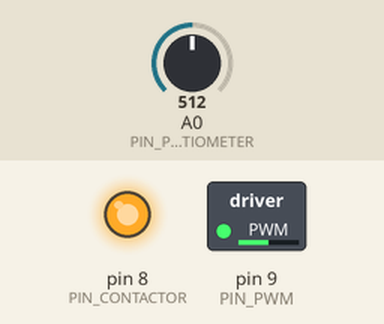
This sketch was run on a simulated Arduino Uno, built with avr-gcc and run on an emulated ATmega328P. Shown: switched loads named in the sketch (green lamp = pin HIGH), output pins drawn as LEDs (lit = HIGH). Inputs (shaded band) come from the test bench; at power-on: A0 (PIN_POTENTIOMETER) = 512. What the sketch prints to the serial monitor is not drawn.

Above: at 2.2 s.
2.3 s: A0 (PIN_POTENTIOMETER) set to 716
At 2.9 s:
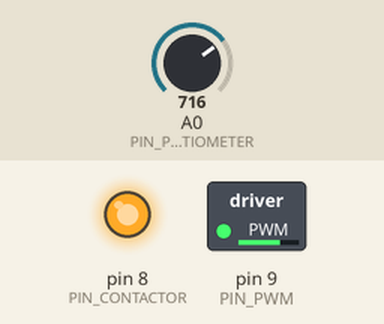
3.8 s: A0 (PIN_POTENTIOMETER) set to 900
At 4.1 s:
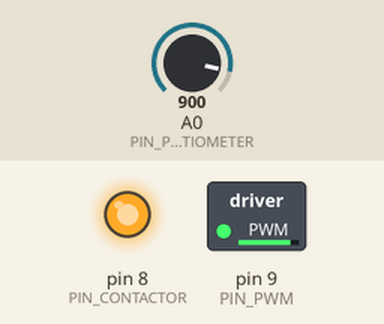
5.3 s: A0 (PIN_POTENTIOMETER) set to 122
At 6.4 s:
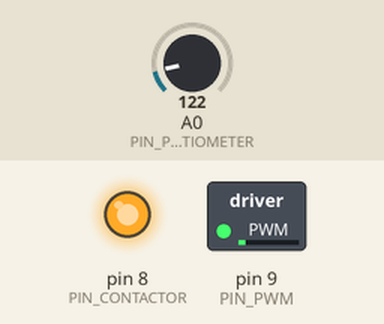
6.8 s: A0 (PIN_POTENTIOMETER) set to 0
At 7.5 s:
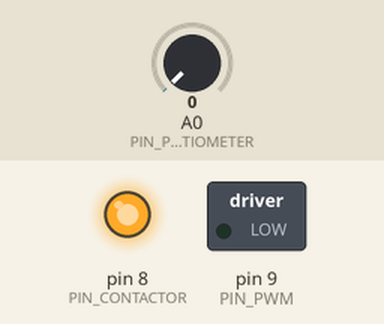
Timing chart, 0 to 9.3 s (numbered marks = the images above; inputs shaded):
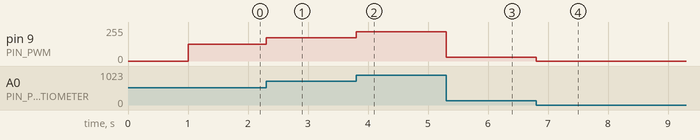

The sketch:

Basic-DC-Motor-Controller.ino
```cpp
static int PIN_PWM = 9;
static int PIN_CONTACTOR = 8;
static int PIN_POTENTIOMETER = 0;

int duty = 0;

void setup() {
  TCCR1B = (TCCR1B & 0b11111000) | 0x01;
  pinMode(PIN_PWM, OUTPUT);
  pinMode(PIN_CONTACTOR, OUTPUT);

  Serial.begin(9600);

  Serial.println("Precharge...");
  delay(1000);
  digitalWrite(PIN_CONTACTOR, 255);
  Serial.println("Ready.");
}

void loop() {
  int pot = analogRead(PIN_POTENTIOMETER);
  duty = map(pot, 0, 1023, 0, 100);

  if (duty < 10)
  {
    duty = 0;
  }

  analogWrite(PIN_PWM, map(duty, 0, 100, 0, 255));
}
```

Measured:
- after the input at 2.3 s, pin 9 (PIN_PWM): 127/255 → 175/255 at once
- after the input at 3.8 s, pin 9 (PIN_PWM): 175/255 → 221/255 at once
- after the input at 5.3 s, pin 9 (PIN_PWM): 221/255 → 28/255 at once
- after the input at 6.8 s, pin 9 (PIN_PWM): 28/255 → 0/255 at once
